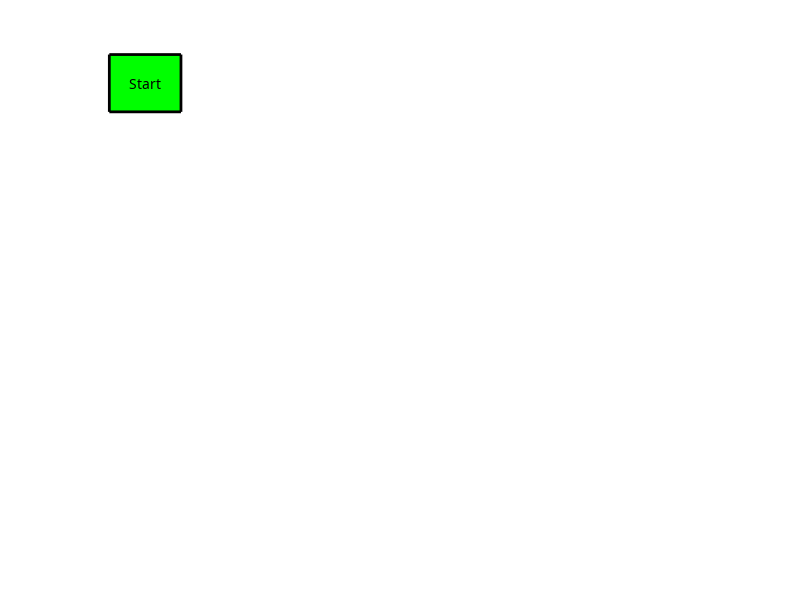

Write the MATLAB code that produced this figure. (Note: this script raises an error after producing the figure.)
% HW6Part1 creates a game board using randomized text
close all
scrsz = get(0,'ScreenSize'); % gets the screen size returns 4 value vector
figure('Name','Game Board','NumberTitle','off','Position',[0 -50 scrsz(3) scrsz(4)], 'Color', [0.7 0.8 0.9])
    % start(0,50) and end(scrsz(3),scrsz(4)) pt of figure|
    axis([0 scrsz(3) 0 scrsz(4)]) %creates axis limits
    axis ij     % adjusts origin to top left
    axis off    % hides axes
    daspect([1,1,1]) %equalizes scaling 

    % first level
        % start block
rectangle('Position', [2 20 150 120], 'FaceColor', 'g','EdgeColor', [0 0 0], 'LineWidth', 2);
    text(77, 80, 'Start', 'FontName', 'Verdana','HorizontalAlignment','center')
    create_text(1,77,80,{'Start'},false)
        % game spaces
create_rec(6,156,30,'y',2)
        % text for game spaces
    create_text(6,231,80,{char('Jump ahead by',' 2 spaces');'Jump to FINISH';'Lose 1 turn';char('Jump ahead by',' 4 spaces');char('Go back 2',' spaces');char('Go back 4',' spaces');char('Go back to',' Start');'Roll again';char('Go back 3',' spaces. Lose',' a turn');char('Jump ahead by',' 3 spaces.',' Roll again')},true)
        % corner block
rectangle('Position', [1080 20 150 120], 'FaceColor', 'g','EdgeColor', [0 0 0], 'LineWidth', 2);
    create_text(1,1155,80,{char('Skip to level','   3')},false)
    % transition block
rectangle('Position', [1105 144 100 250], 'FaceColor', 'c','EdgeColor', [0 0 0], 'LineWidth', 2);
    create_text(1,1155,272,{char('M','o','v','e','','d','o','w','n')},false)

    
    % second level
        % Level 2 block
rectangle('Position', [1080 398 150 120], 'FaceColor', 'g','EdgeColor', [0 0 0], 'LineWidth', 2);
    create_text(1,1155,458,{'Level 2'},false)
        % game blocks
create_rec(6,156,408,'y',2)
        % text for game spaces
    create_text(6,231,458,{char('Jump ahead by',' 2 spaces');'Jump to FINISH';'Lose 1 turn';char('Jump ahead by',' 4 spaces');char('Go back 2',' spaces');char('Go back 4',' spaces');char('Go back to',' Start');'Roll again';char('Go back 3',' spaces. Lose',' a turn');char('Jump ahead by',' 3 spaces.',' Roll again')},true)
        % corner block
rectangle('Position', [2 398 150 120], 'FaceColor', 'g','EdgeColor', [0 0 0], 'LineWidth', 2);
    create_text(1,77,458,{char('Restart', 'level 2')},false)
    % transition block
rectangle('Position', [27 522 100 250], 'FaceColor', 'c','EdgeColor', [0 0 0], 'LineWidth', 2);
    create_text(1,77,649,{char('M','o','v','e','','d','o','w','n')},false)


    % third level
rectangle('Position', [2 776 150 120], 'FaceColor', 'g','EdgeColor', [0 0 0], 'LineWidth', 2);
    create_text(1,77,836,{'Level 3'},false)
        % game blocks
create_rec(6,156,786,'y',2)
        % text for game spaces
    create_text(6,231,836,{char('Jump ahead by',' 2 spaces');'Jump to FINISH';'Lose 1 turn';char('Jump ahead by',' 4 spaces');char('Go back 2',' spaces');char('Go back 4',' spaces');char('Go back to',' Start');'Roll again';char('Go back 3',' spaces. Lose',' a turn');char('Jump ahead by',' 3 spaces.',' Roll again')},true)
        % finish block
rectangle('Position', [1080 776 150 120], 'FaceColor', 'g','EdgeColor', [0 0 0], 'LineWidth', 2);
    create_text(1,1155,836,{'Finish'},false)